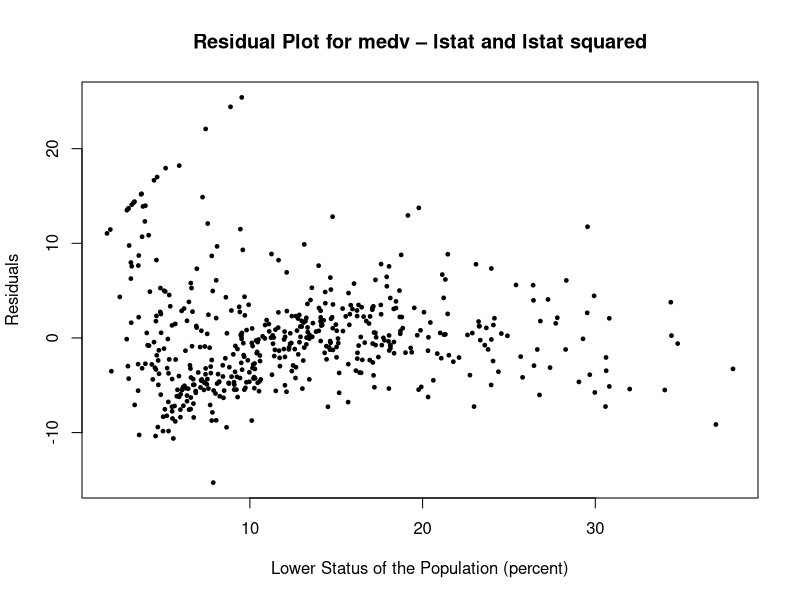
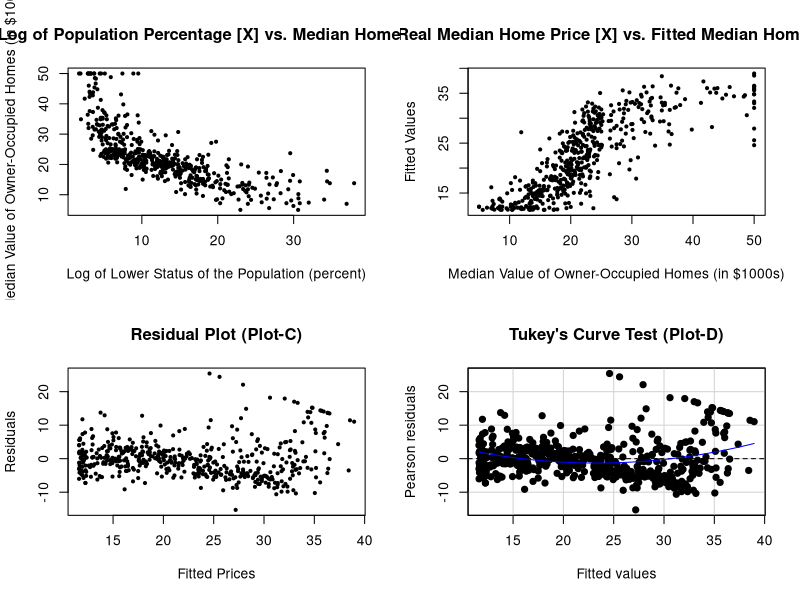
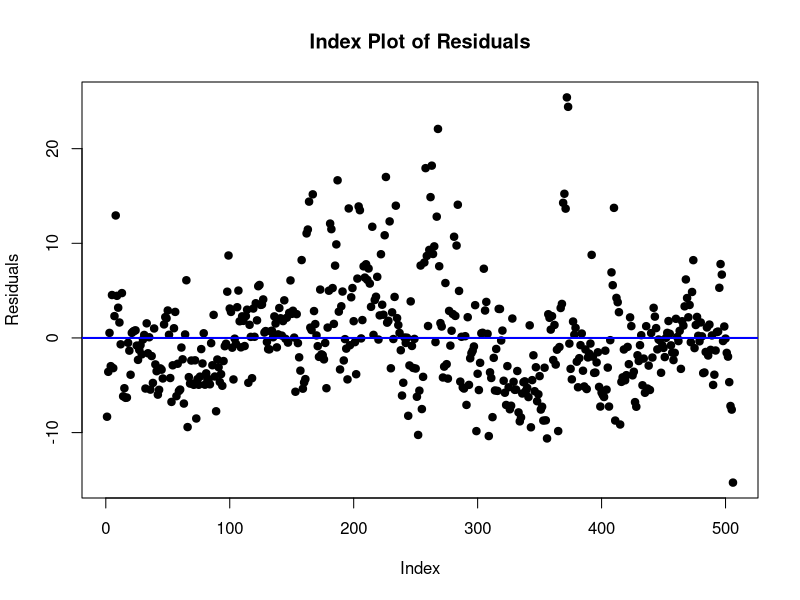
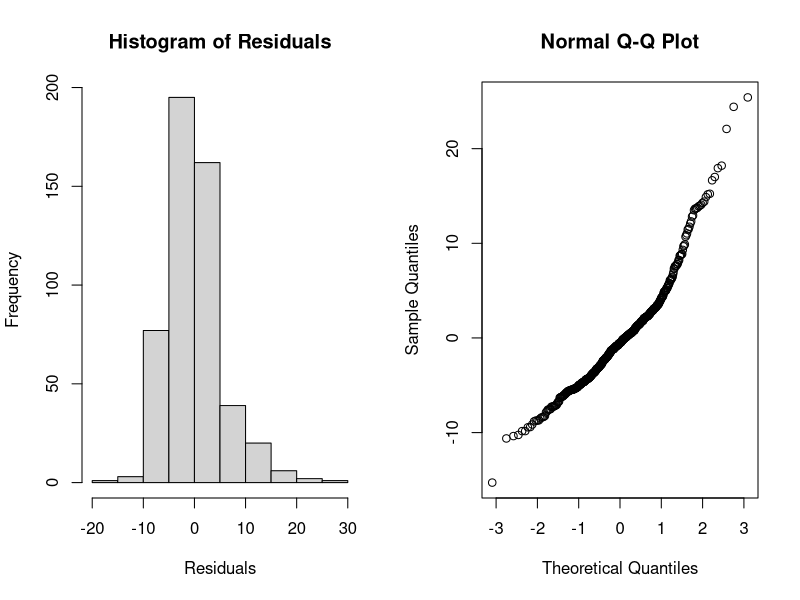
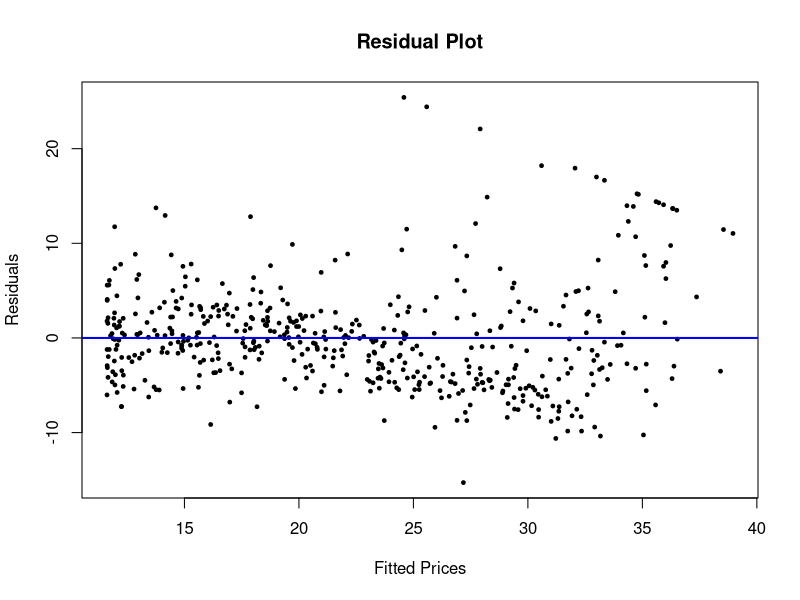

Source code (R) for these figures, in order:
# install.packages("MASS")
library(MASS)
data(Boston)
help(Boston)

PCH = 19
CEX = 0.5
COL = "black"

X = Boston$lstat
Y = Boston$medv
########################################################################################################################


# Regress medv on lstat and lstat squared, that is a polynomial model.
fit = lm(Y ~ X + I(X^2))
summary(fit)

# Residuals
plot(x=X,
     y=fit$residuals,
     pch=PCH,
     cex=CEX,
     xlab="Lower Status of the Population (percent)",
     ylab="Residuals",
     main="Residual Plot for medv – lstat and lstat squared",
     col=COL)

############################################################################################
########## Checking the Line Assumptions #########
# L: There is a linear relationship between X and Y variables

par(mfrow=c(2,2))

# Scatterplot of Y vs. X
plot(x=X,
     y=Y,
     xlab="Log of Lower Status of the Population (percent)",
     ylab="Median Value of Owner-Occupied Homes (in $1000s)",
     pch=PCH,
     cex=CEX,
     main="Scatterplot of Log of Population Percentage [X] vs. Median Home Prices [Y] (Plot-A)")

# Scatterplot of Fitted Values vs Real Values
plot(x=Y,
     y=fit$fitted.values,
     xlab="Median Value of Owner-Occupied Homes (in $1000s)",
     ylab="Fitted Values",
     pch=PCH,
     cex=CEX,
     main="Scatterplot of Real Median Home Price [X] vs. Fitted Median Home Price [Y] (Plot-B)")

# Residual Plot
plot(x=fit$fitted.values,
     y=fit$residuals,
     xlab="Fitted Prices",
     ylab="Residuals",
     pch=PCH,
     cex=CEX,
     main="Residual Plot (Plot-C)")

# Tukey Test
library(car)
Tukey.test = residualPlot(fit,pch=PCH,main="Tukey's Curve Test (Plot-D)")
Tukey.test

dev.off()


########## I: Errors are independent #########


# Index plot of residuals
plot(fit$residuals,
     pch=PCH,
     ylab="Residuals",
     main="Index Plot of Residuals")
abline(h=mean(fit$residuals),lwd=2,col="blue")

######### N: Errors are normally distributed ##########

par(mfrow=c(1,2))
# Histogram of residuals
hist(fit$residuals,
     main="Histogram of Residuals",
     xlab="Residuals",)

# Normal Q-Q Plot
qqnorm(fit$residuals,
       main="Normal Q-Q Plot",)

dev.off()


# ########## E: Errors are homoscedastic/have equal variance, Var(ϵ) = σ2 ##########
#
#
# Residual plot
plot(x=fit$fitted.values,
     y=fit$residuals,
     xlab="Fitted Prices",
     ylab="Residuals",
     pch=PCH,
     cex=CEX,
     main="Residual Plot")
abline(h=mean(fit$residuals),lwd=2,col="blue")

# BP-Test
library(lmtest)
bptest(fit)
